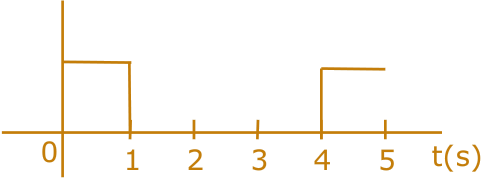
#> input picture scratch/jee2021/images/JEE-MAIN-21-26FEB-S2/q15_opt_a.png, 493 x 178 px, found by its file name
$ python clean_jee_main_2021_26feb_s2_complete.py
#> lines starting #> are read from the running program, lines starting #| are printed output that depends on the picture
#!/usr/bin/env python3
"""
Comprehensive remediation for JEE-MAIN-21-26FEB-S2:
1. Replaces q44.png with complete side-by-side List-I and List-II match graphic.
2. Strips embedded (1)..(4) option markers from all 20 option images (Q15, Q41, Q42, Q45, Q47).
3. Trims whitespace and normalizes white canvas for all question images (Q12, Q13, Q14, Q15, Q24, Q28, Q30, Q41, Q42, Q45, Q47).
4. Updates scratch/jee2021/transcribed/JEE-MAIN-21-26FEB-S2_Chemistry.json:
   - Q33, Q46, Q48, Q50 converted to elegant 2-column Markdown tables.
   - Q44 simplified to reference complete q44.png graphic.
"""

import json
from pathlib import Path
from PIL import Image, ImageChops, ImageOps
import shutil

ROOT = Path("/Users/ateebfatmi/Desktop/prepzii")
PAPER = "JEE-MAIN-21-26FEB-S2"
IMG_DIR = ROOT / "scratch/jee2021/images" / PAPER
CHEM_JSON = ROOT / "scratch/jee2021/transcribed" / f"{PAPER}_Chemistry.json"


def normalize_and_trim(im: Image.Image, padding: int = 12) -> Image.Image:
    im = im.convert("RGB")
    # Invert if dark background
    corner = im.crop((0, 0, min(15, im.width), min(15, im.height)))
    mean = sum(sum(p) for p in corner.getdata()) / (max(1, corner.width * corner.height) * 3)
    if mean < 128:
        im = ImageOps.invert(im)

    # Whiten near-white pixels and darken near-black
    pixels = im.load()
    for y in range(im.height):
        for x in range(im.width):
            r, g, b = pixels[x, y]
            if min(r, g, b) >= 240:
                pixels[x, y] = (255, 255, 255)
            elif max(r, g, b) <= 25:
                pixels[x, y] = (0, 0, 0)

    # Trim to bounding box
    diff = ImageChops.difference(im, Image.new("RGB", im.size, (255, 255, 255)))
    bbox = diff.getbbox()
    if not bbox:
        return im
    l, t, r, b = bbox
    trimmed = im.crop((
        max(0, l - padding),
        max(0, t - padding),
        min(im.width, r + padding),
        min(im.height, b + padding)
    ))
    return trimmed


def fix_images():
    print("Fixing images for JEE-MAIN-21-26FEB-S2...")

    # 1. Replace Q44 image with clean complete side-by-side graphic
    q44_src = ROOT / "scratch/q44_side_by_side.png"
    if q44_src.exists():
        im_q44 = Image.open(q44_src)
        clean_q44 = normalize_and_trim(im_q44, padding=15)
        clean_q44.save(IMG_DIR / "q44.png")
        print(f"  Updated q44.png: {clean_q44.size}")
    else:
        print("  WARNING: scratch/q44_side_by_side.png not found!")

    # 2. Strip embedded option labels (1)..(4)
    cut_offsets = {
        # Q15 Physics: Logic gate waveforms
        "q15_opt_a.png": 54,
        "q15_opt_b.png": 54,
        "q15_opt_c.png": 54,
        "q15_opt_d.png": 54,
        # Q41 Chemistry: Reaction products
        "q41_opt_a.png": 210,
        "q41_opt_b.png": 210,
        "q41_opt_c.png": 210,
        "q41_opt_d.png": 210,
        # Q42 Chemistry: Reaction products
        "q42_opt_a.png": 220,
        "q42_opt_b.png": 350,
        "q42_opt_c.png": 220,
        "q42_opt_d.png": 350,
        # Q45 Chemistry: Elimination products
        "q45_opt_a.png": 70,
        "q45_opt_b.png": 70,
        "q45_opt_c.png": 70,
        "q45_opt_d.png": 70,
        # Q47 Chemistry: Reaction products
        "q47_opt_a.png": 220,
        "q47_opt_b.png": 220,
        "q47_opt_c.png": 220,
        "q47_opt_d.png": 220,
    }

    for fname, x_cut in cut_offsets.items():
        fpath = IMG_DIR / fname
        if not fpath.exists():
            print(f"  WARNING: {fname} missing!")
            continue
        im = Image.open(fpath)
#> im is the input picture: PIL image 493x178 RGB; mean R, G, B 252.6, 249.8, 245.2
        # Crop from x_cut to width
        cropped = im.crop((x_cut, 0, im.width, im.height))
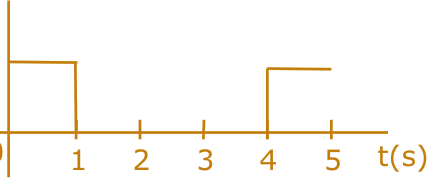
#> cropped: PIL image 439x178 RGB; mean R, G, B 252.5, 249.5, 244.7
        trimmed = normalize_and_trim(cropped, padding=12)
#> in normalize_and_trim, `mean = sum(sum(p) for p in corner.getdata()) / (max(1, corner.width * ..`: mean = 230
#> in normalize_and_trim, `diff = ImageChops.difference(im, Image.new("RGB", im.size, (255, 255, ..`:
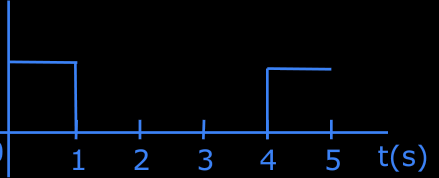
#> diff: PIL image 439x178 RGB; mean R, G, B 2.5, 5.5, 10.3
#> in normalize_and_trim, `bbox = diff.getbbox()`: bbox = (0, 0, 427, 178)
#> in normalize_and_trim, `l, t, r, b = bbox`: l = 0; r = 427; b = 178
        trimmed.save(fpath)
        print(f"  Stripped label from {fname}: {im.size} -> {trimmed.size}")
#|   Stripped label from q15_opt_a.png: (493, 178) -> (439, 178)
#> pass 2 of the loop in fix_images, `for fname, x_cut in cut_offsets.items():`:
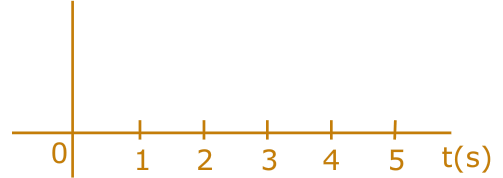
#> input picture scratch/jee2021/images/JEE-MAIN-21-26FEB-S2/q15_opt_b.png, 503 x 178 px, found by its file name
#> in fix_images, im is the input picture: PIL image 503x178 RGB; mean R, G, B 253, 250.8, 247.1
#> in fix_images, `cropped = im.crop((x_cut, 0, im.width, im.height))`:
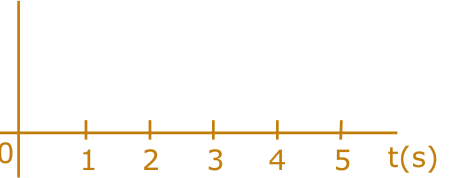
#> cropped: PIL image 449x178 RGB; mean R, G, B 252.9, 250.5, 246.6
#> mean = 255
#> in normalize_and_trim (call 2), `diff = ImageChops.difference(im, Image.new("RGB", im.size, (255, 255, ..`:
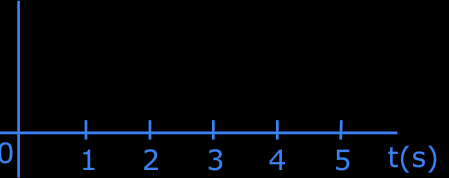
#> diff: PIL image 449x178 RGB; mean R, G, B 2.1, 4.5, 8.4
#> bbox = (0, 0, 437, 178)
#> r = 437
#|   Stripped label from q15_opt_b.png: (503, 178) -> (449, 178)
#> pass 3 of the loop in fix_images, `for fname, x_cut in cut_offsets.items():`:
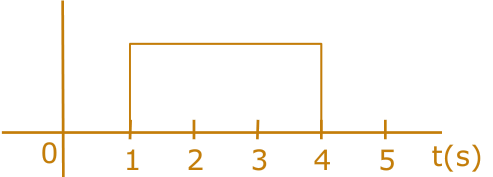
#> input picture scratch/jee2021/images/JEE-MAIN-21-26FEB-S2/q15_opt_c.png, 493 x 177 px, found by its file name
#> in fix_images, im is the input picture: PIL image 493x177 RGB; mean R, G, B 252.5, 249.7, 245
#> in fix_images, `cropped = im.crop((x_cut, 0, im.width, im.height))`:
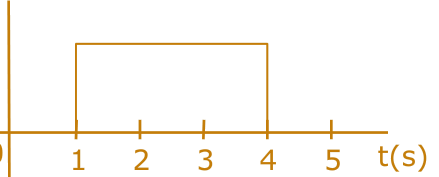
#> cropped: PIL image 439x177 RGB; mean R, G, B 252.4, 249.4, 244.5
#> mean = 230
#> in normalize_and_trim (call 3), `diff = ImageChops.difference(im, Image.new("RGB", im.size, (255, 255, ..`:
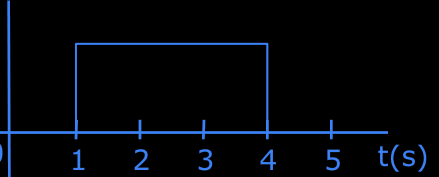
#> diff: PIL image 439x177 RGB; mean R, G, B 2.6, 5.6, 10.5
#> bbox = (0, 0, 427, 177)
#> r = 427; b = 177
#|   Stripped label from q15_opt_c.png: (493, 177) -> (439, 177)
#> the loop made 20 passes; the first 3 are shown

    # 3. Trim all remaining question images (especially q13 which had huge right whitespace)
    q_images = ["q12.png", "q13.png", "q14.png", "q15.png", "q24.png", "q28.png", "q30.png", "q41.png", "q42.png", "q45.png", "q47.png"]
#> q_images = ['q12.png', 'q13.png', 'q14.png', 'q15.png', 'q24.png', 'q28.png', 'q30.png', 'q41.png', 'q42.png', 'q45.png', 'q47.png']
    for q_name in q_images:
        qp = IMG_DIR / q_name
        if qp.exists():
            im = Image.open(qp)
            trimmed = normalize_and_trim(im, padding=12)
            trimmed.save(qp)
            print(f"  Normalized & trimmed {q_name}: {im.size} -> {trimmed.size}")
#> pass 2 of the loop in fix_images, `for q_name in q_images:`:
#> pass 3 of the loop in fix_images, `for q_name in q_images:`:
#> the loop made 11 passes; the first 3 are shown


def fix_chemistry_json():
    print(f"Updating {CHEM_JSON}...")
#> (the run stopped early here; a loop or call above may not have finished)
